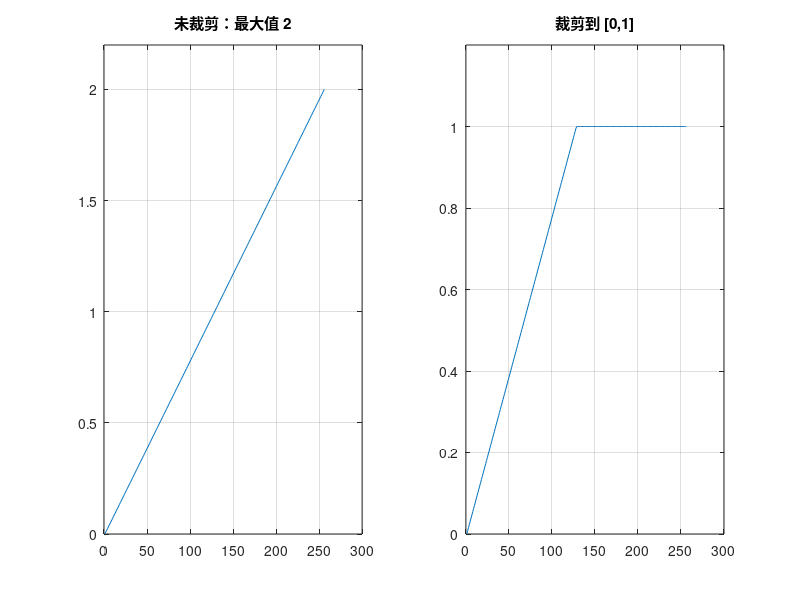

This figure's MATLAB source:
%% 01-types-and-range.m | uint8 / double / logical 的行为差异
%% GNU Octave，零第三方依赖；合成图像，无需任何外部文件
clear; close all; clc;
SHOW = ~strcmp(getenv("IP_HEADLESS"), "1");
% ---- 参数区 ----
v = 200;
% ---- 算法：观察 uint8 的饱和与 double 的线性 ----
u = uint8(v);
printf("uint8(%d) + uint8(100) = %d  (饱和到 255)\n", v, u + uint8(100));
printf("double(%d)/255 + 0.4   = %.4f\n", v, double(v)/255 + 0.4);
g = (0:255) / 255;                     % 0~1 渐变
clipped = min(max(g * 2, 0), 1);       % 超过 1 的部分必须裁掉
printf("渐变 g: min=%.3f max=%.3f mean=%.4f\n", min(g), max(g), mean(g));
printf("放大 2 倍后未裁剪的比例: %.2f%%\n", 100 * mean(g * 2 > 1));
mask = g > 0.5;
printf("logical 掩模: class=%s 命中 %d / %d\n", class(mask), sum(mask(:)), numel(mask));
printf("掩模均值（double 化后）: %.4f\n", mean(double(mask(:))));
% ---- 可视化 ----
if SHOW
  figure("name", "01 范围与裁剪");
  subplot(1, 2, 1); plot(g * 2); grid on; title("未裁剪：最大值 2"); ylim([0 2.2]);
  subplot(1, 2, 2); plot(clipped); grid on; title("裁剪到 [0,1]"); ylim([0 1.2]);
end
